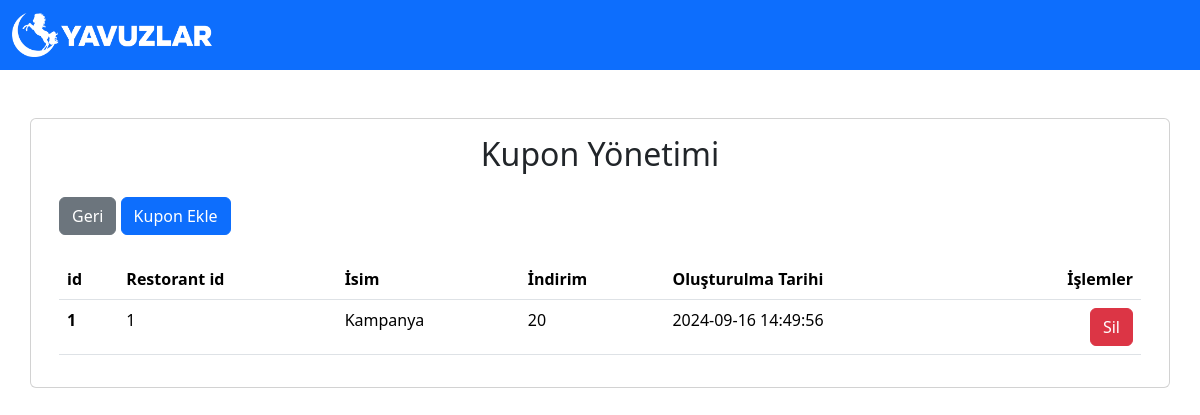
The app's page /app/panels/admin/coupons.php (signed in) with its own data.
### tables this page shows
CREATE TABLE `cupon` (
  `id` int NOT NULL,
  `restaurant_id` int DEFAULT NULL,
  `name` text NOT NULL,
  `discount` float NOT NULL,
  `created_at` datetime NOT NULL
);

### app/functions/db.php (called while the page is built, shortened)
<?php
class Database
{
  private $pdo;
  public function __construct()
  {
    $dsn = 'mysql:host=db;port=3306;dbname=yavuzlaryemek';
    $username = 'root';
    $password = 'admin';
    try {
      $this->pdo = new PDO($dsn, $username, $password);
      $this->pdo->setAttribute(PDO::ATTR_ERRMODE, PDO::ERRMODE_EXCEPTION);
    } catch (PDOException $e) {
      die("Connection failed: " . $e->getMessage());
    }
  }
  public function prepare($sql)
  {
    return $this->pdo->prepare($sql);
  }
}
$db = new Database();
?>

### app/panels/admin/coupons.php (the view, shortened to what this page needs)
<?php
include "../../functions/db.php";
?>
<!DOCTYPE html>
<html lang="en">
<head>
  <link rel="stylesheet" href="https://cdnjs.cloudflare.com/ajax/libs/bootstrap/5.3.3/css/bootstrap.min.css"
 />
</head>
<body>
  <nav class="navbar navbar-expand-lg navbar-dark bg-primary">
    <div class="container-fluid">
      <a class="navbar-brand" href="/">
        <img src="/img/yavuzlar.png" width="200">
      </a>
    </div>
  </nav>
  <div class="container mb-5">
    <div class="row justify-content-center">
      <div class="card mt-5">
        <div class="card-body">
          <h2 class="card-title text-center mb-4">Kupon Yönetimi</h2>
          <a href="/panels/admin/admin.php" class="btn btn-secondary">Geri</a>
          <a href="/panels/admin/add-coupon.php" class="btn btn-primary">Kupon Ekle</a>
          <table class="table mt-4">
            <thead>
              <tr>
                <th scope="col">id</th>
                <th scope="col">Restorant id</th>
                <th scope="col">İsim</th>
                <th scope="col">İndirim</th>
                <th scope="col">Oluşturulma Tarihi</th>
                <th scope="col" class="text-end">İşlemler</th>
              </tr>
            </thead>
            <tbody>
              <?php
              $stmt = $db->prepare("SELECT * FROM cupon");
              $stmt->execute();
              $coupons = $stmt->fetchAll();
              foreach ($coupons as $coupon) {
                echo "<tr>";
                echo "<th scope='row'>" . $coupon["id"] . "</th>";
                echo "<td>" . $coupon["restaurant_id"] . "</td>";
                echo "<td>" . $coupon["name"] . "</td>";
                echo "<td>" . $coupon["discount"] . "</td>";
                echo "<td>" . $coupon["created_at"] . "</td>";
                echo "<td class='text-end'>
                  <a href='/panels/admin/delete-coupon.php?id=" . $coupon["id"] . "' class='btn btn-danger'>Sil</a>
                </td>";
                echo "</tr>";
              }
              ?>
            </tbody>
          </table>
        </div>
      </div>
    </div>
</body>
</html>

### records on screen
cupon: id "1", restaurant "1", name "Kampanya", discount "20", created_at "2024-09-16 14:49:56"
